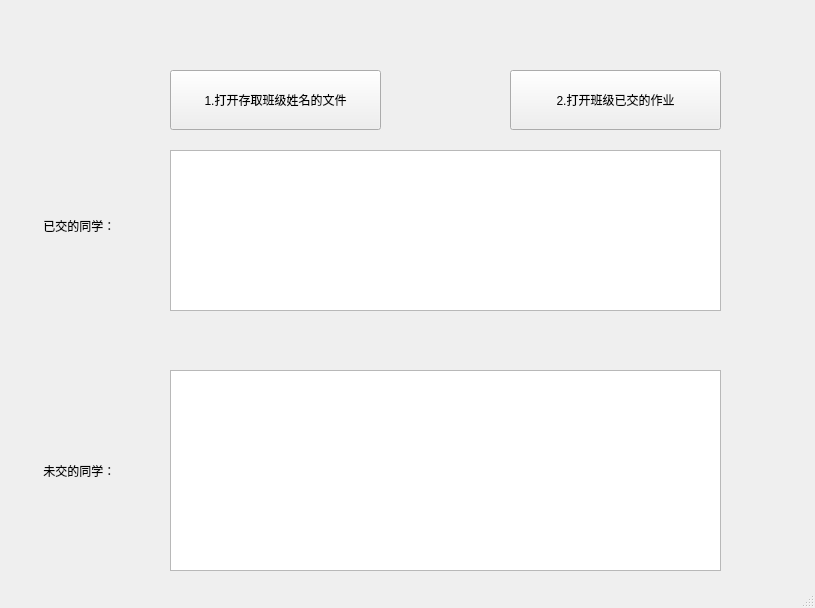
<?xml version="1.0" encoding="UTF-8"?>
<ui version="4.0">
 <class>MainWindow</class>
 <widget class="QMainWindow" name="MainWindow">
  <property name="geometry">
   <rect>
    <x>0</x>
    <y>0</y>
    <width>815</width>
    <height>608</height>
   </rect>
  </property>
  <property name="windowTitle">
   <string>workCompare</string>
  </property>
  <property name="styleSheet">
   <string notr="true">MainWindow
{
border-image: url(:/res/background.jpg);
}</string>
  </property>
  <widget class="QWidget" name="centralWidget">
   <widget class="QPushButton" name="pushButton">
    <property name="geometry">
     <rect>
      <x>510</x>
      <y>70</y>
      <width>211</width>
      <height>60</height>
     </rect>
    </property>
    <property name="maximumSize">
     <size>
      <width>211</width>
      <height>60</height>
     </size>
    </property>
    <property name="text">
     <string>2.打开班级已交的作业</string>
    </property>
   </widget>
   <widget class="QTextEdit" name="textEdit">
    <property name="geometry">
     <rect>
      <x>170</x>
      <y>150</y>
      <width>551</width>
      <height>161</height>
     </rect>
    </property>
   </widget>
   <widget class="QTextEdit" name="textEdit_2">
    <property name="geometry">
     <rect>
      <x>170</x>
      <y>370</y>
      <width>551</width>
      <height>201</height>
     </rect>
    </property>
   </widget>
   <widget class="QPushButton" name="pushButton_2">
    <property name="geometry">
     <rect>
      <x>170</x>
      <y>70</y>
      <width>211</width>
      <height>60</height>
     </rect>
    </property>
    <property name="maximumSize">
     <size>
      <width>211</width>
      <height>60</height>
     </size>
    </property>
    <property name="text">
     <string>1.打开存取班级姓名的文件</string>
    </property>
   </widget>
   <widget class="QLabel" name="label">
    <property name="geometry">
     <rect>
      <x>40</x>
      <y>210</y>
      <width>101</width>
      <height>31</height>
     </rect>
    </property>
    <property name="text">
     <string> 已交的同学：</string>
    </property>
   </widget>
   <widget class="QLabel" name="label_2">
    <property name="geometry">
     <rect>
      <x>40</x>
      <y>450</y>
      <width>91</width>
      <height>41</height>
     </rect>
    </property>
    <property name="text">
     <string> 未交的同学：</string>
    </property>
   </widget>
  </widget>
  <widget class="QStatusBar" name="statusBar"/>
 </widget>
 <layoutdefault spacing="6" margin="11"/>
 <resources/>
 <connections/>
</ui>
